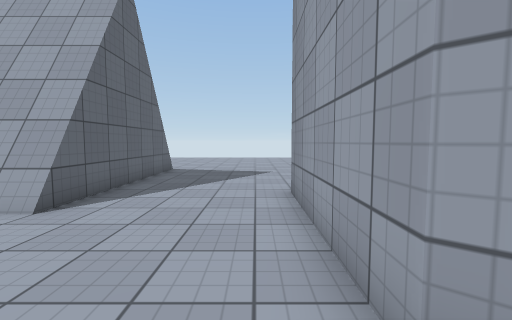
view 1 (above)

20 first-person views from a walk through a 3-D level made in the Unity game engine. The camera is 1.3 m above the floor, tilts 4° down and sees 90° across. The floor is counted in squares, 1 m on a side. Each view is taken from the middle of a square. On the plan, view 1 faces up. The plan holds only what a view shows up to about 13 squares ahead; the rest is blank. The place goes on beyond the plan. The player is left out. Surface patterns are stand-ins for the level's own textures.

view 2
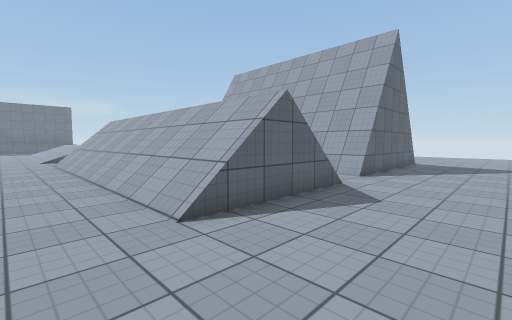

view 3
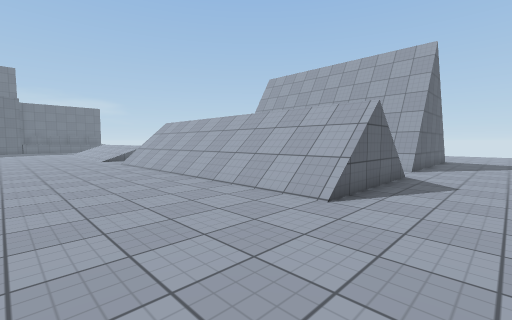

view 4
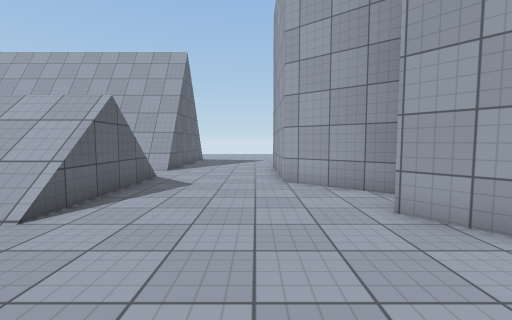

view 5
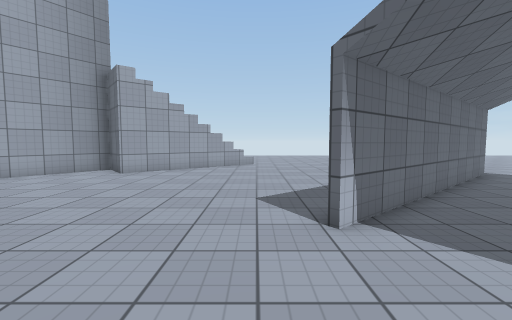

view 6
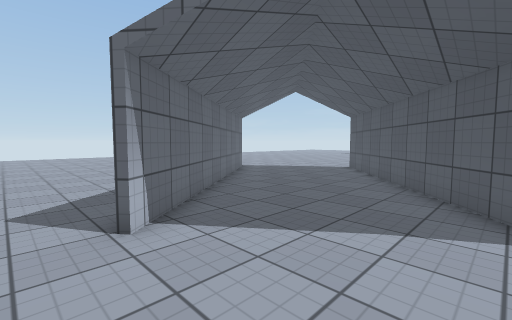

view 7
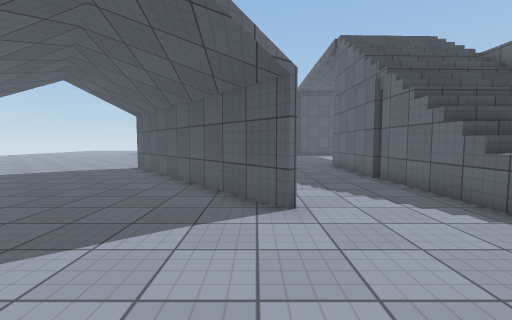

view 8
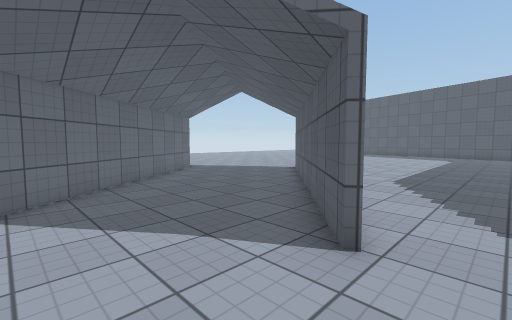

view 9
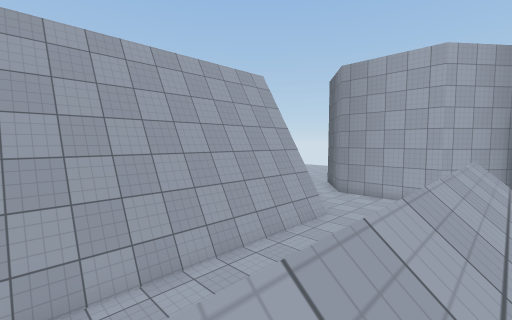

view 10
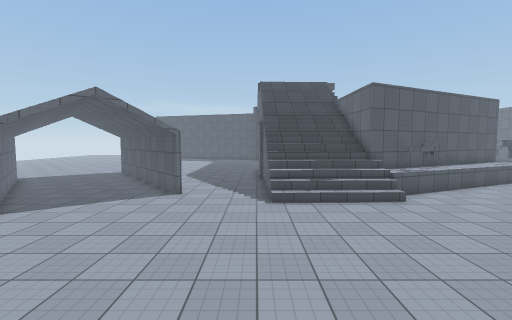

view 11
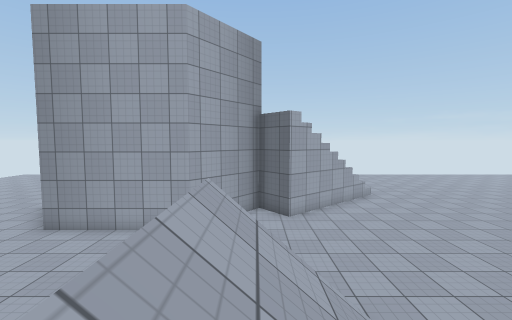

view 12
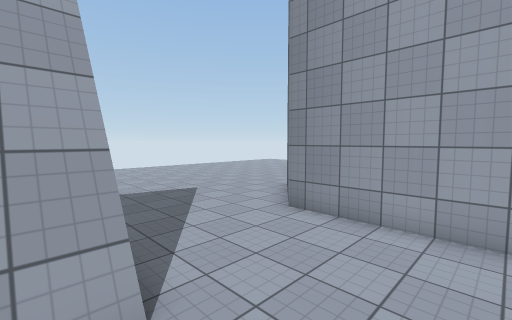

view 13
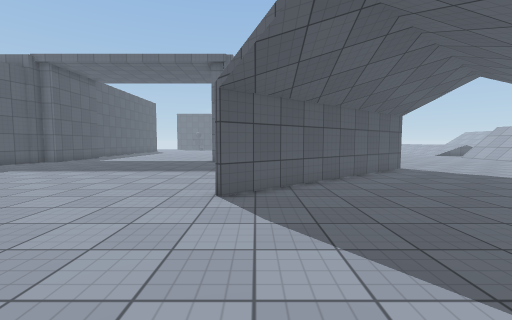

view 14
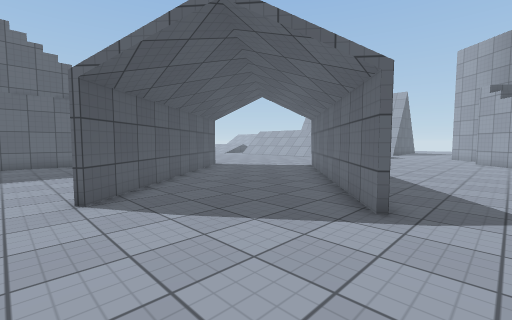

view 15
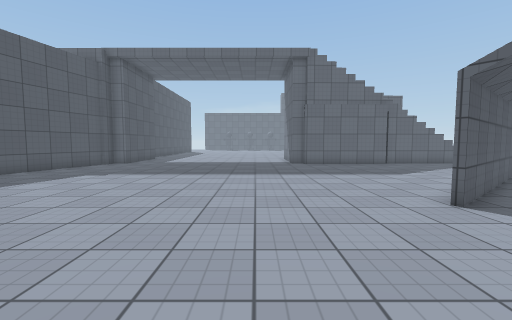

view 16
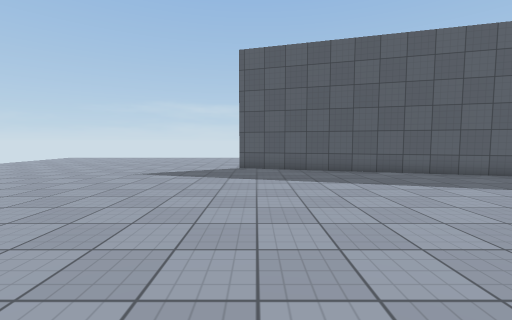

view 17
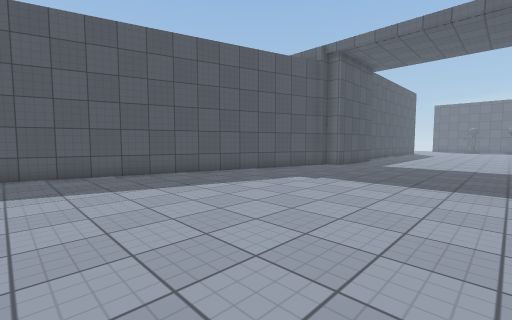

view 18
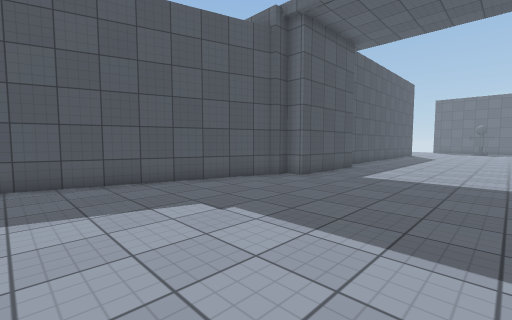

view 19
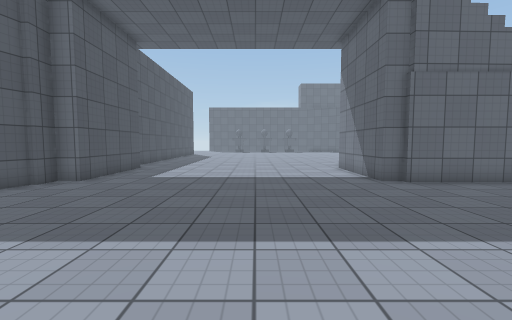

view 20
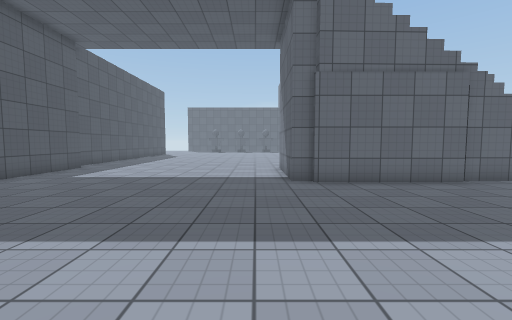

### Floor plan
Key: @ floor where view 1 was taken; # wall or solid block; . main floor; : floor 1 m higher than the main floor; / step, stairs or slope; = window, fence, low wall or low ledge; ^ raised ledge; v drop or lower ground; O other object.
Columns run from 22 left of view 1 to 4 right of it. Each row starts with its distance up from view 1.
 12                   #.......
 11                   #........
 10                   #........
  9                   #.......#
  8                   #......
  7                   #....##
  6         ###########....#
  5         ###########....#
  4          ..............#
  3           .............#
  2                  //....#
  1                   /....##
  0         ///////////...@.###
 -1        ////////////.......#
 -2        ////////////......#/
 -3       /////////////......#
 -4      .....................#
 -5      .....................#
 -6      ......................
 -7     .......................
 -8    ........................
 -9    ........................
-10   ................##.......
-11  ..................##  ....
-12 ....=/////..........## ....
-13 ..=#://///....#......##....
-14 ^^###/////....##......#....
-15 Ovv   ////.....# .....##...
-16       ////......#......##..
-17      v////......##......#..
-18       ////v......##........
-19       ////v.......##.......
-20      /////v........##......
-21      //////................
-22           ............... .
-23      ....................
-24      ...................
-25      ................... .
-26      ...................
-27  ..........................
-28  ..........................
-29   .........................
-30    ........................
-31     .......................
-32      ......................
-33      #####.................
-34          ####..............
-35             ####...........
-36                #####.......
-37                    ####....
-38                       ##...

Where each view was taken, in squares from view 1:
view 1: 0 up, 0 right, facing up
view 2: 5 down, 0 right, facing up-left
view 3: 8 down, 1 left, facing up-left
view 4: 7 down, 0 right, facing up
view 5: 8 down, 8 left, facing right
view 6: 8 down, 8 left, facing down-right
view 7: 8 down, 8 left, facing down
view 8: 10 down, 10 left, facing down-right
view 9: 1 down, 14 left, facing up-right
view 10: 2 down, 12 left, facing down
view 11: 1 down, 8 left, facing right
view 12: 2 up, 5 left, facing up-right
view 13: 20 down, 4 right, facing left
view 14: 22 down, 4 right, facing up-left
view 15: 25 down, 3 right, facing left
view 16: 25 down, 1 right, facing down
view 17: 26 down, 1 right, facing down-left
view 18: 27 down, 4 left, facing down-left
view 19: 27 down, 4 left, facing left
view 20: 24 down, 4 left, facing left
